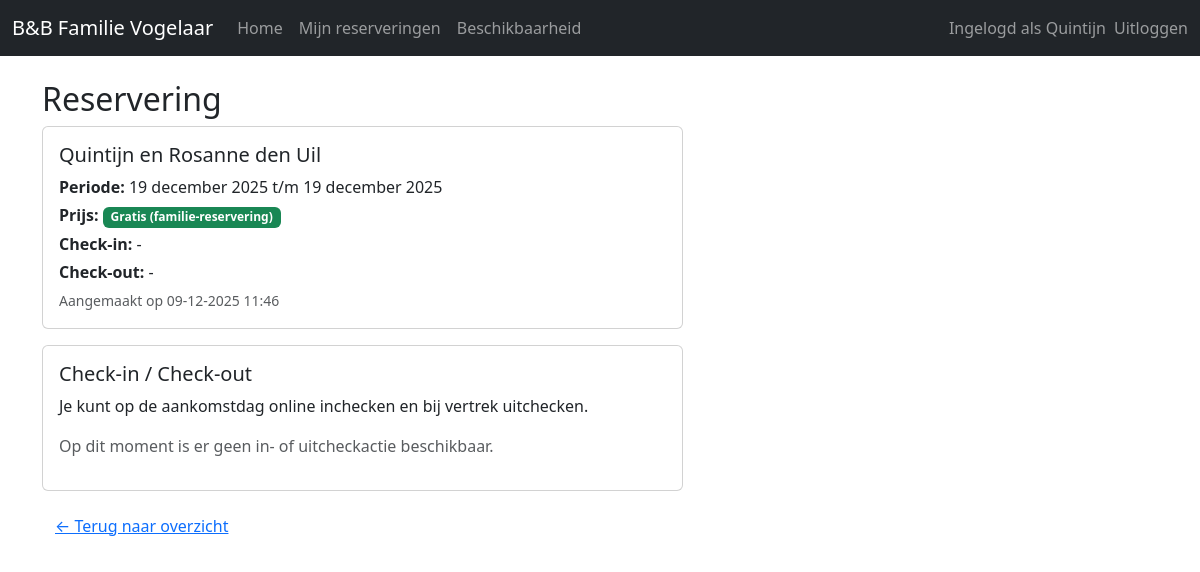
The app's page /booking/reservations/3/ (signed in) with its own data.
### booking/models.py (models this page shows, shortened)
class Reservation(models.Model):
    family = models.ForeignKey(
        Family,
        on_delete=models.CASCADE,
        related_name="reservations",
        verbose_name="Gein",
    )
    start_date = models.DateField("Startdatum")
    end_date = models.DateField(
        "Einddatum",
        help_text="Laatste overnachtingsdatum (check-out is de volgende ochtend).",
    )
    created_at = models.DateTimeField(auto_now_add=True)
    price_per_night = models.DecimalField(
        max_digits=7, decimal_places=2, default=Decimal("75.00")
    )
    total_price = models.DecimalField(
        max_digits=9, decimal_places=2, default=Decimal("0.00")
    )
    is_free = models.BooleanField(default=False)
    checked_in_at = models.DateTimeField(null=True, blank=True)
    checked_out_at = models.DateTimeField(null=True, blank=True)
    class Meta:
        ordering = ["-start_date"]
    @property
    def can_check_in(self):
        today = date.today()
        return (
            self.checked_in_at is None
            and self.start_date <= today <= self.end_date
        )
    @property
    def can_check_out(self):
        return self.checked_in_at is not None and self.checked_out_at is None

class Family(models.Model):
    FAMILY_CHOICES = [
        ("adian_julia", "Adian en Julia"),
        ("marten_marilene", "Marten en Marilene"),
        ("quintijn_rosanne", "Quintijn en Rosanne"),
    ]
    code = models.CharField(
        max_length=64,
        unique=True,
        help_text="Bijvoorbeeld 'adian_julia' of een andere familienaam.",
    )
    display_name = models.CharField(
        max_length=128,
        blank=True,
        help_text="Naam die op de site wordt getoond. Leeg = gebruik code/keuze.",
    )
    user = models.OneToOneField(
        settings.AUTH_USER_MODEL,
        on_delete=models.SET_NULL,
        null=True,
        blank=True,
        related_name="family",
        help_text="Account dat namens dit gezin kan reserveren.",
    )
    is_free_family = models.BooleanField(
        default=False,
        help_text="Als dit aan staat, zijn reserveringen gratis.",
    )
    def __str__(self):
        if self.display_name:
            return self.display_name
        choices_dict = dict(self.FAMILY_CHOICES)
        return choices_dict.get(self.code, self.code)

### booking/views.py (the view)
# urls.py: path("reservations/<int:pk>/", views.reservation_detail, name="reservation_detail"),
@login_required
def reservation_detail(request, pk):
    reservation = get_object_or_404(Reservation, pk=pk)
    family = get_family_for_user(request.user)
    if family and reservation.family != family and not request.user.is_staff:
        messages.error(request, "Je mag alleen je eigen reserveringen bekijken.")
        return redirect("booking:reservation_list")
    return render(
        request,
        "booking/reservation_detail.html",
        {
            "reservation": reservation,
            "family": family,
        },
    )

### booking/views.py (called while the page is built)
def get_family_for_user(user):
    if not user.is_authenticated:
        return None
    try:
        return user.family
    except Family.DoesNotExist:
        return None

### booking/templates/booking/reservation_detail.html (shortened to what this page needs)
{% extends "booking/base.html" %}
{% block content %}
<div class="row">
  <div class="col-md-7">
    <h2>Reservering</h2>
    <div class="card mb-3">
      <div class="card-body">
        <h5 class="card-title">{{ reservation.family }}</h5>
        <p class="card-text mb-1">
          <strong>Periode:</strong>
          {{ reservation.start_date }} t/m {{ reservation.end_date }}
        </p>
        <p class="card-text mb-1">
          <strong>Prijs:</strong>
          {% if reservation.is_free %}
            <span class="badge bg-success">Gratis (familie-reservering)</span>
          {% else %}
            € {{ reservation.total_price }}
          {% endif %}
        </p>
        <p class="card-text mb-1">
          <strong>Check-in:</strong>
          {{ reservation.checked_in_at|date:"d-m-Y H:i"|default:"-" }}
        </p>
        <p class="card-text mb-1">
          <strong>Check-out:</strong>
          {{ reservation.checked_out_at|date:"d-m-Y H:i"|default:"-" }}
        </p>
        <p class="card-text">
          <small class="text-muted">
            Aangemaakt op {{ reservation.created_at|date:"d-m-Y H:i" }}
          </small>
        </p>
      </div>
    </div>
    {% if family and family == reservation.family or user.is_staff %}
      <div class="card">
        <div class="card-body">
          <h5 class="card-title">Check-in / Check-out</h5>
          <p class="card-text">
            Je kunt op de aankomstdag online inchecken en bij vertrek uitchecken.
          </p>
          {% if not reservation.can_check_in and not reservation.can_check_out %}
            <p class="text-muted mt-2">
              Op dit moment is er geen in- of uitcheckactie beschikbaar.
            </p>
          {% endif %}
        </div>
      </div>
    {% endif %}
    <div class="mt-3">
      <a href="{% url 'booking:reservation_list' %}" class="btn btn-link">
        ← Terug naar overzicht
      </a>
    </div>
  </div>
</div>
{% endblock %}

### booking/templates/booking/base.html (shortened to what this page needs)
<!DOCTYPE html>
<html lang="nl">
<head>
  <link
    rel="stylesheet"
    href="https://cdn.jsdelivr.net/npm/bootstrap@5.3.3/dist/css/bootstrap.min.css"
  >
</head>
<body>
<nav class="navbar navbar-expand-lg navbar-dark bg-dark mb-4">
  <div class="container-fluid">
    <a class="navbar-brand" href="{% url 'booking:home' %}">
      B&amp;B Familie Vogelaar
    </a>
    <div class="collapse navbar-collapse" id="navbarNav">
    <ul class="navbar-nav me-auto mb-2 mb-lg-0">
      <li class="nav-item">
        <a class="nav-link" href="{% url 'booking:home' %}">Home</a>
      </li>
      {% if user.is_authenticated %}
      <li class="nav-item">
        <a class="nav-link" href="{% url 'booking:reservation_list' %}">Mijn reserveringen</a>
      </li>
      <li class="nav-item">
        <a class="nav-link" href="{% url 'booking:availability' %}">Beschikbaarheid</a>
      </li>
      {% endif %}
    </ul>
      <ul class="navbar-nav ms-auto">
        {% if user.is_authenticated %}
          <li class="nav-item">
            <span class="navbar-text me-2">
              Ingelogd als {{ user.username }}
            </span>
          </li>
          <li class="nav-item">
          <form method="post" action="{% url 'logout' %}" class="d-inline">
            <button type="submit" class="btn btn-link nav-link p-0" style="border: none;">
              Uitloggen
            </button>
          </form>
        </li>
        {% else %}
          <li class="nav-item">
            <a class="nav-link" href="{% url 'login' %}">Inloggen</a>
          </li>
        {% endif %}
      </ul>
    </div>
  </div>
</nav>
<div class="container">
  {% block content %}{% endblock %}
</div>
</body>
</html>

### records on screen
Reservation: family "Quintijn en Rosanne den Uil", start_date "19 december 2025", end_date "19 december 2025", checked_in_at "-", checked_out_at "-", created_at "09-12-2025 11:46"

### other values on screen
{{ user.username }} "Quintijn"
